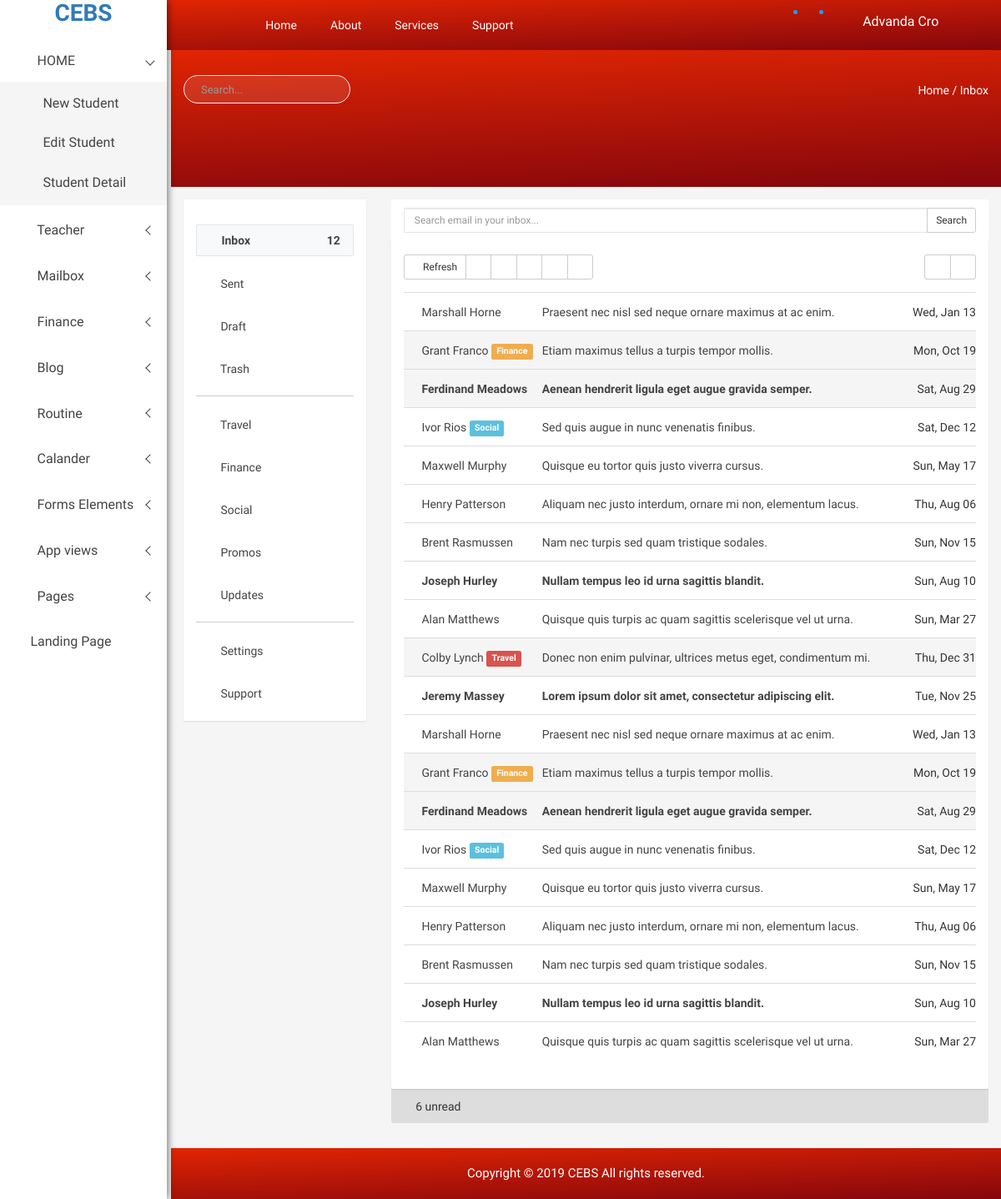
Page /mailaddress/inbox/ on the earlier database version.
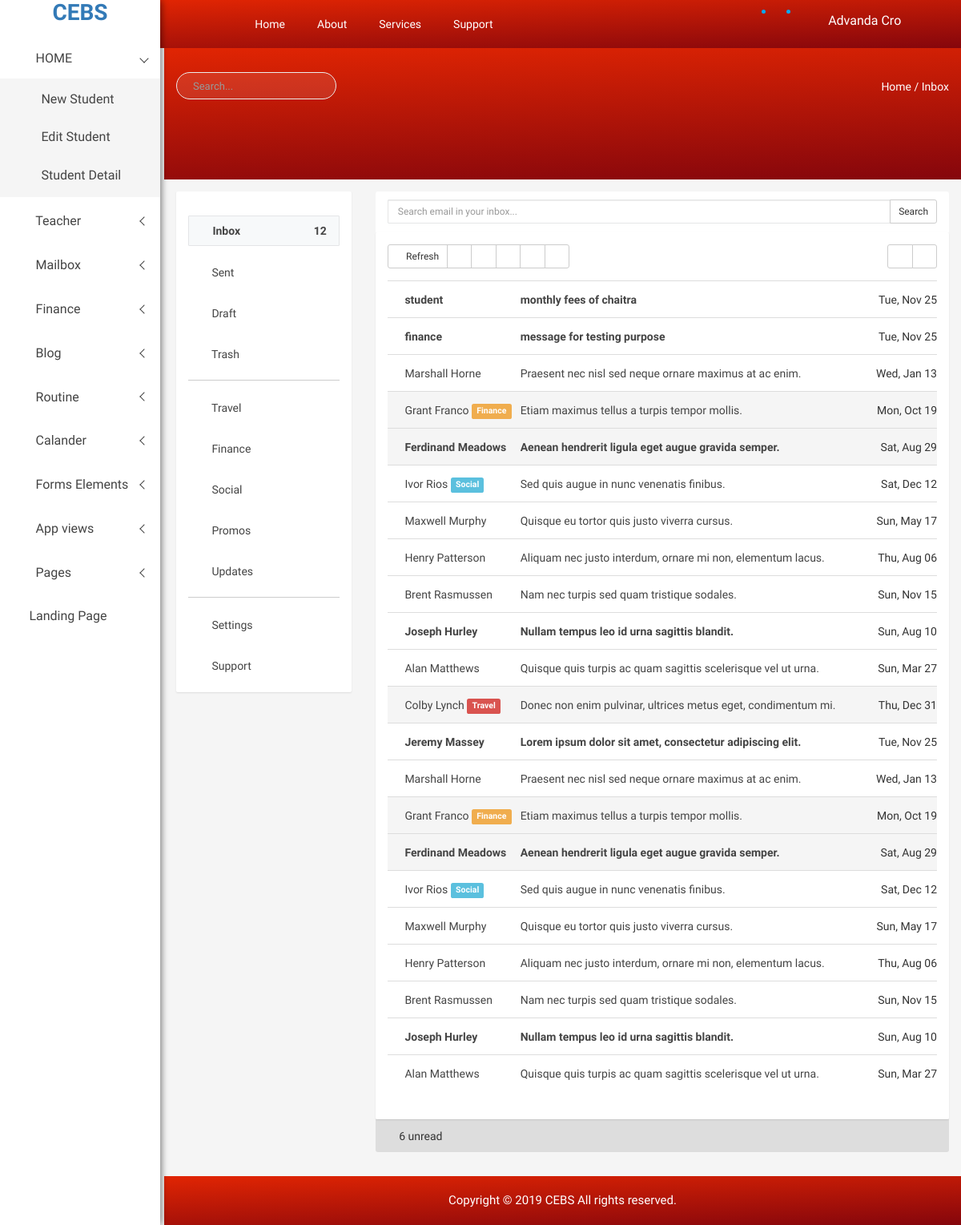
Same page on the later database version.
### mailaddress/models.py (models this page shows, shortened)
class mailaddress(models.Model):
   to = models.CharField(max_length=20)
   subject = models.CharField(max_length=1000)
   body = models.TextField()

### mailaddress/views.py (the view)
# urls.py: path('inbox/',views.inbox),
def inbox(request):
   inbox = mailaddress.objects.all()
   return render(request, 'mailaddress/inbox.html',{'inbox':inbox})

### mailaddress/templates/mailaddress/inbox.html (shortened to what the changed rows need)
{% extends "cebsapp/basic.html"%}
{% block body %}
 <div class="mailbox-area mg-tb-15">
            <div class="container-fluid">
                <div class="row">
                    <div class="col-md-9 col-md-9 col-sm-9 col-xs-12">
                        <div class="hpanel mg-b-15">
                            <div class="panel-body">
                                <div class="table-responsive">
                                    <table class="table table-hover table-mailbox">
                                        <tbody>
                                        {% for inbox in inbox %}
                                            <tr class="unread">
                                                <td class="">
                                                    <div class="checkbox checkbox-single checkbox-success">
                                                        <label></label>
                                                    </div>
                                                </td>
                                                <td><a href="#">{{ inbox.to}}</a></td>
                                                <td><a href="#">{{inbox.subject}}</a>
                                                </td>
                                                <td><i class="fa fa-paperclip"></i></td>
                                                <td class="text-right mail-date">Tue, Nov 25</td>
                                            </tr>
                                             {% endfor %}
                                        </tbody>
                                    </table>
                                </div>
                            </div>
                        </div>
                    </div>
                </div>
            </div>
        </div>
{% endblock%}

Differences in the rows shown:
added mailaddress: to "student", subject "monthly fees of chaitra"
added mailaddress: to "finance", subject "message for testing purpose"
